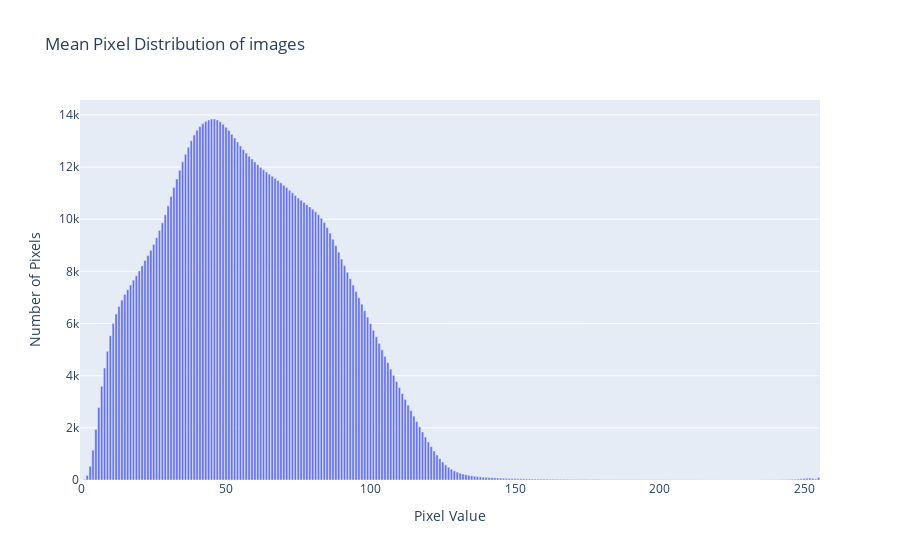

This figure's notebook cell:
### Code cell
c_d_t, m_c_t, sum_c_t = get_color(path_to_images)

### Figure 1 — Plotly figure (JSON) as saved in the notebook; plotly's stock layout.template omitted (floating-point values rounded to 4 significant figures; data arrays with more than 128 entries replaced by an {"elided": "..."} marker saying what was removed)
{"data": [{"name": "Mean Color Distribution", "type": "bar", "x": {"elided": "256 int values"}, "y": {"elided": "256 float values"}}], "layout": {"title": {"text": "Mean Pixel Distribution of images"}, "xaxis": {"title": {"text": "Pixel Value"}}, "yaxis": {"title": {"text": "Number of Pixels"}}}}
